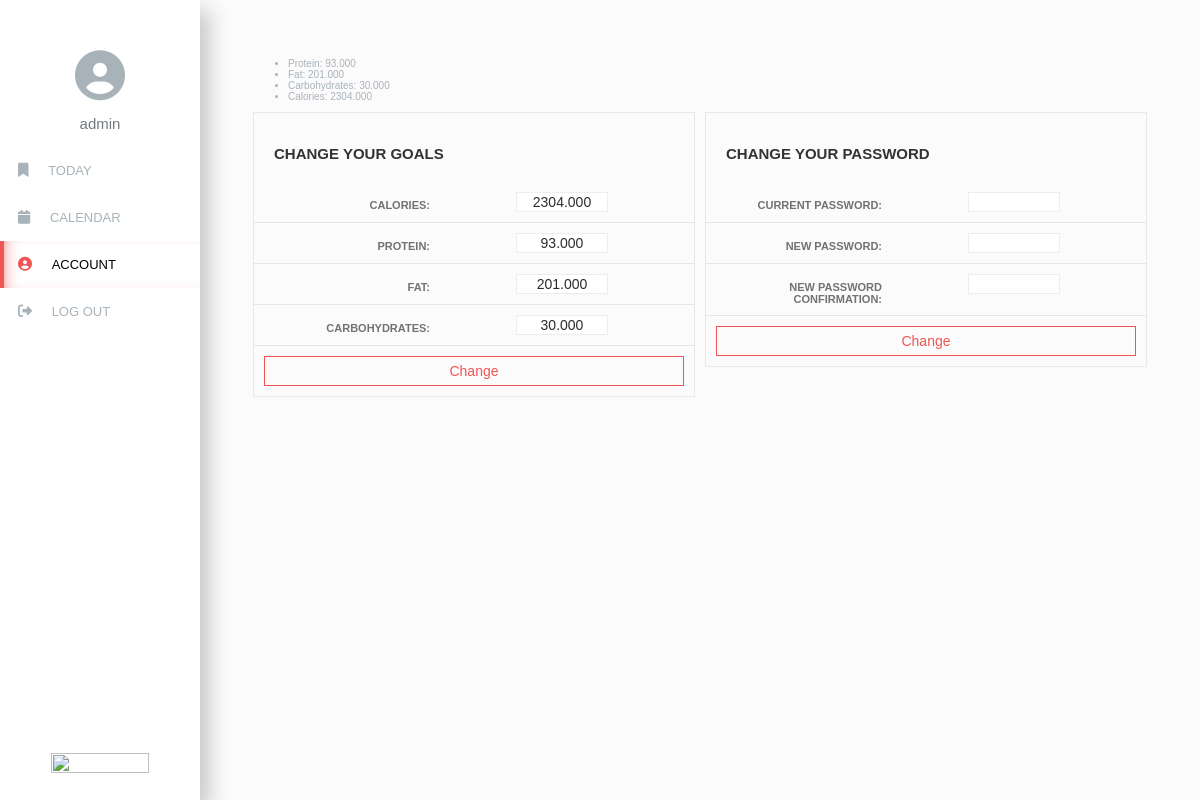
Before: /account (signed in) with the older database file.
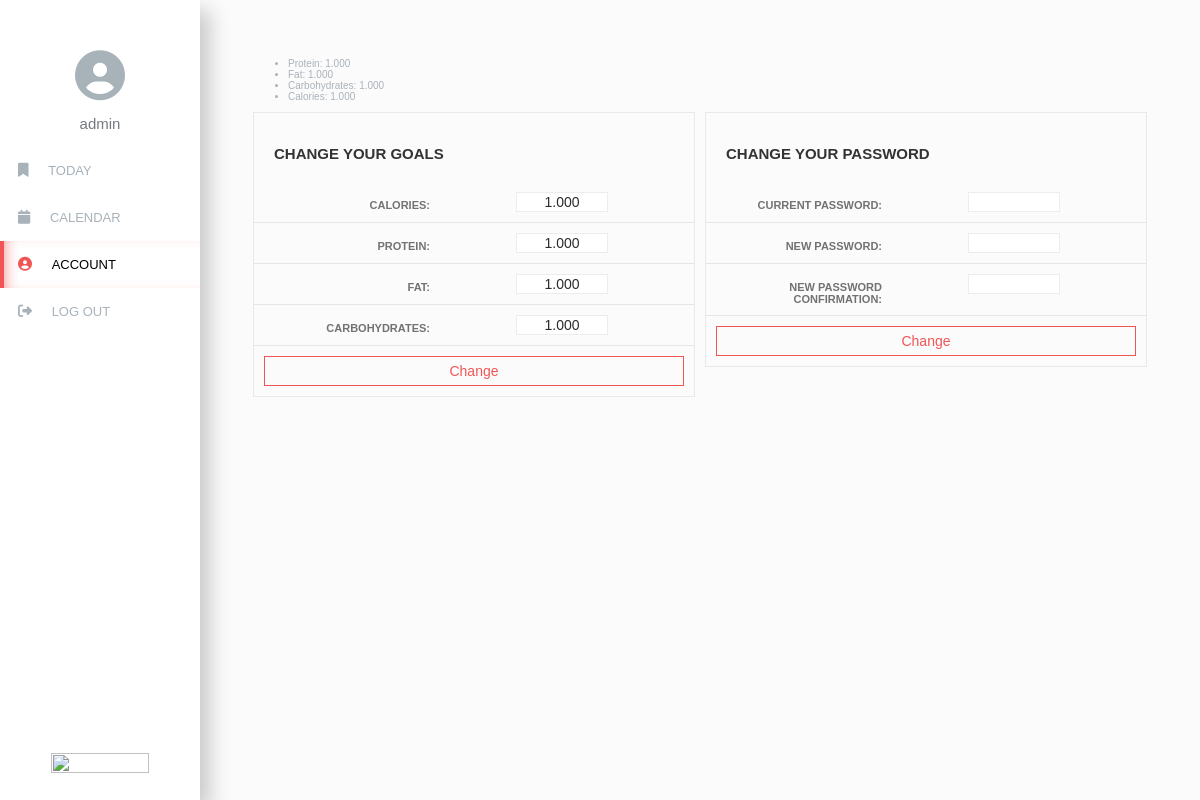
After: the same page with the newer database file.
### profiler/models.py (models this page shows)
class Goal(models.Model):
    user = models.OneToOneField(User, on_delete=models.CASCADE)
    calories = models.DecimalField(max_digits=10, decimal_places=3)
    protein = models.DecimalField(max_digits=10, decimal_places=3)
    fat = models.DecimalField(max_digits=10, decimal_places=3)
    carbs = models.DecimalField(max_digits=10, decimal_places=3)

### profiler/views.py (the view, shortened to what this page needs)
# urls.py: path("account", views.account, name="account"),
@login_required(login_url='/login', redirect_field_name=None)
@csrf_exempt
def account(request):
    if request.method == "GET":
        goals = Goal.objects.get(user=request.user)
        return render(request, "profiler/account.html", {
            'goals': goals
        })

### profiler/templates/profiler/account.html (shortened to what this page needs)
{% extends "profiler/layout.html" %}
{% load static %}
{% block nav_date %}
    <a class="menu__item" href="{% url 'today' %}">
        <i class="menu__icon fas fa-bookmark"></i>
        <span class="menu__text">Today</span>
    </a>
    <a class="menu__item" href="{% url 'calendar' %}">
        <i class="menu__icon fas fa-calendar"></i>
        <span class="menu__text">calendar</span>
    </a>
    <a class="menu__item menu__item--active" href="{% url 'account' %}">
        <i class="menu__icon fas fa-user-circle"></i>
        <span class="menu__text">account</span>
    </a>
{% endblock %}
{% block body %}
    <div>
        <ul>
            <li>Protein: <span class="goal-protein">{{ goals.protein }}</span></li>
            <li>Fat: <span class="goal-fat">{{ goals.fat }}</span></li>
            <li>Carbohydrates: <span class="goal-carbs">{{ goals.carbs }}</span></li>
            <li>Calories: <span class="goal-calories">{{ goals.calories }}</span></li>
        </ul>
    </div>
    <div class="main-container">
        <div class="form-container">
            <div class="form-heading">
                <h2>Change your Goals</h2>
            </div>
            <form class="form" id="change-goal-form">
                <div class="input-container">
                    <label for="calories">Calories:</label>
                    <div class="input-div">
                        <input class="form-input" type="text" name="calories" id="calories" value="{{ goals.calories }}">
                    </div>
                </div>
                <div class="input-container">
                    <label for="protein">Protein:</label>
                    <div class="input-div">
                        <input class="form-input" type="text" name="protein" id="protein" value="{{ goals.protein }}">
                    </div>
                </div>
                <div class="input-container">
                    <label for="fat">Fat:</label>
                    <div class="input-div">
                        <input class="form-input" type="text" name="fat" id="fat" value="{{ goals.fat }}">
                    </div>
                </div>
                <div class="input-container">
                    <label for="carbs">Carbohydrates:</label>
                    <div class="input-div">
                        <input class="form-input" type="text" name="carbs" id="carbs" value="{{ goals.carbs }}">
                    </div>
                </div>
                <div class="btn-container">
                    <input class="btn" type="submit" value="Change">
                </div>
            </form>
        </div>
        <div class="form-container">
            <div class="form-heading">
                <h2>Change your Password</h2>
            </div>
            <form class="form" id="change-pass-form">
                <div class="input-container">
                    <label for="current-pass">Current password:</label>
                    <div class="input-div">
                        <input class="form-input" type="password" name="current-pass" id="current-pass">
                    </div>
                </div>
                <div class="input-container">
                    <label for="new-pass">New password:</label>
                    <div class="input-div">
                        <input class="form-input" type="password" name="new-pass" id="new-pass">
                    </div>
                </div>
                <div class="input-container">
                    <label for="new-pass-confirmation">New password confirmation:</label>
                    <div class="input-div">
                        <input class="form-input" type="password" name="new-pass-confirmation" id="new-pass-confirmation">
                    </div>
                </div>
                <div class="btn-container">
                    <input class="btn" type="submit" value="Change">
                </div>
            </form>
        </div>
    </div>
{% endblock %}

Changed rows visible on the page:
changed Goal: protein "93.000" → "1.000"; fat "201.000" → "1.000"; carbs "30.000" → "1.000"; calories "2304.000" → "1.000"
